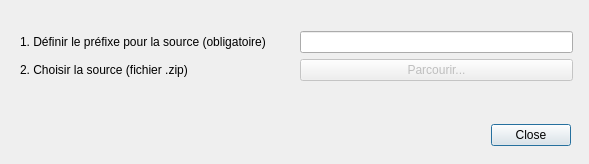
<?xml version="1.0" encoding="UTF-8"?>
<ui version="4.0">
 <class>Dialog</class>
 <widget class="QDialog" name="Dialog">
  <property name="geometry">
   <rect>
    <x>0</x>
    <y>0</y>
    <width>589</width>
    <height>164</height>
   </rect>
  </property>
  <property name="windowTitle">
   <string>Importer une nouvelle source de données GTFS</string>
  </property>
  <widget class="QDialogButtonBox" name="buttonBox">
   <property name="geometry">
    <rect>
     <x>450</x>
     <y>110</y>
     <width>121</width>
     <height>51</height>
    </rect>
   </property>
   <property name="orientation">
    <enum>Qt::Horizontal</enum>
   </property>
   <property name="standardButtons">
    <set>QDialogButtonBox::Close</set>
   </property>
  </widget>
  <widget class="QWidget" name="layoutWidget_2">
   <property name="geometry">
    <rect>
     <x>20</x>
     <y>31</y>
     <width>553</width>
     <height>51</height>
    </rect>
   </property>
   <layout class="QGridLayout" name="gridLayout">
    <item row="1" column="1">
     <widget class="QPushButton" name="pushButtonImportGTFSFeed">
      <property name="enabled">
       <bool>false</bool>
      </property>
      <property name="sizePolicy">
       <sizepolicy hsizetype="Preferred" vsizetype="Fixed">
        <horstretch>0</horstretch>
        <verstretch>0</verstretch>
       </sizepolicy>
      </property>
      <property name="toolTip">
       <string>&lt;html&gt;&lt;head/&gt;&lt;body&gt;&lt;p&gt;Le bouton n'est accessible qu'après avoir renseigné un préfixe pour la source. Le préfixe doit être différent de ceux des sources déjà importées (voir liste ci-dessous). &lt;/p&gt;&lt;p&gt;Attention : la source doit être un fichier .zip contenant directement les fichiers .txt, aucun dossier ne doit être inclus dans le fichier .zip. &lt;/p&gt;&lt;/body&gt;&lt;/html&gt;</string>
      </property>
      <property name="text">
       <string>Parcourir...</string>
      </property>
     </widget>
    </item>
    <item row="0" column="1">
     <widget class="QLineEdit" name="lineEditPrefixeGTFS">
      <property name="sizePolicy">
       <sizepolicy hsizetype="Preferred" vsizetype="Fixed">
        <horstretch>0</horstretch>
        <verstretch>0</verstretch>
       </sizepolicy>
      </property>
      <property name="toolTip">
       <string>&lt;html&gt;&lt;head/&gt;&lt;body&gt;&lt;p&gt;Le préfixe sera accolé aux identifiants des objets de la source (arrêts, services, lignes, etc.).&lt;/p&gt;&lt;p&gt;Il est obligatoire pour pouvoir charger une source et doit être différents des préfixes des sources déjà chargées dans la base (voir ci-dessous). &lt;/p&gt;&lt;/body&gt;&lt;/html&gt;</string>
      </property>
      <property name="whatsThis">
       <string/>
      </property>
      <property name="text">
       <string/>
      </property>
     </widget>
    </item>
    <item row="0" column="0">
     <widget class="QLabel" name="labelSchemaStockage">
      <property name="sizePolicy">
       <sizepolicy hsizetype="Preferred" vsizetype="Preferred">
        <horstretch>0</horstretch>
        <verstretch>0</verstretch>
       </sizepolicy>
      </property>
      <property name="whatsThis">
       <string/>
      </property>
      <property name="text">
       <string>1. Définir le préfixe pour la source (obligatoire)</string>
      </property>
      <property name="alignment">
       <set>Qt::AlignLeading|Qt::AlignLeft|Qt::AlignVCenter</set>
      </property>
     </widget>
    </item>
    <item row="1" column="0">
     <widget class="QLabel" name="labelSchemaStockage_2">
      <property name="sizePolicy">
       <sizepolicy hsizetype="Preferred" vsizetype="Preferred">
        <horstretch>0</horstretch>
        <verstretch>0</verstretch>
       </sizepolicy>
      </property>
      <property name="whatsThis">
       <string/>
      </property>
      <property name="text">
       <string>2. Choisir la source (fichier .zip)</string>
      </property>
      <property name="alignment">
       <set>Qt::AlignLeading|Qt::AlignLeft|Qt::AlignVCenter</set>
      </property>
     </widget>
    </item>
   </layout>
  </widget>
 </widget>
 <resources/>
 <connections>
  <connection>
   <sender>buttonBox</sender>
   <signal>accepted()</signal>
   <receiver>Dialog</receiver>
   <slot>accept()</slot>
   <hints>
    <hint type="sourcelabel">
     <x>248</x>
     <y>254</y>
    </hint>
    <hint type="destinationlabel">
     <x>157</x>
     <y>274</y>
    </hint>
   </hints>
  </connection>
  <connection>
   <sender>buttonBox</sender>
   <signal>rejected()</signal>
   <receiver>Dialog</receiver>
   <slot>reject()</slot>
   <hints>
    <hint type="sourcelabel">
     <x>316</x>
     <y>260</y>
    </hint>
    <hint type="destinationlabel">
     <x>286</x>
     <y>274</y>
    </hint>
   </hints>
  </connection>
 </connections>
</ui>
